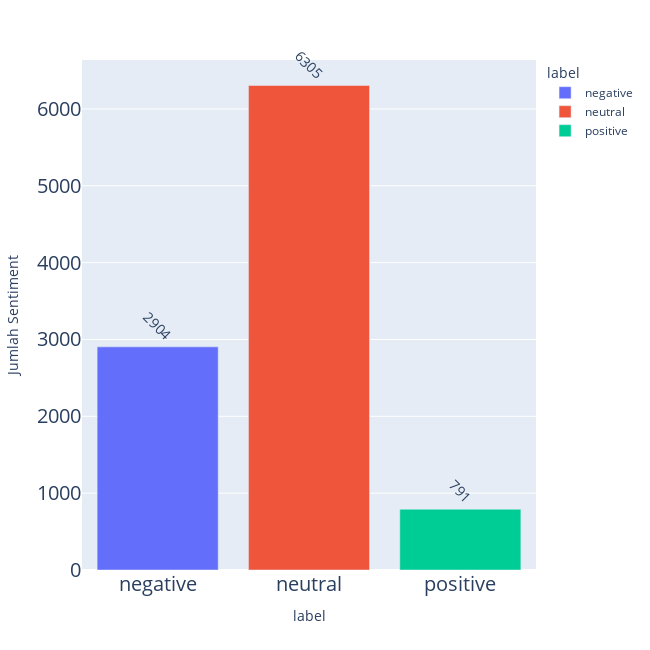

The notebook cell saved with this chart:
### Code cell
import matplotlib.pyplot as plt
df_clean['date_MY'] = pd.to_datetime(df_clean[['year', 'month', 'day']])
df_label = df_clean[['date_MY', 'label']]
ctdf = (df_label.reset_index()
          .groupby(['label'], as_index=False)
          .count()
          # rename isn't strictly necessary here, it's just for readability
          .rename(columns={'index':'Jumlah Sentiment'})
       )
fig = px.bar(ctdf, y='Jumlah Sentiment', x='label', text_auto='1', color='label', 
             width=650, height=650)
fig.update_traces(textfont_size=14, textangle=45, textposition="outside", cliponaxis=False)
fig.update_yaxes(tickfont=dict(size=20))
fig.update_xaxes(tickfont=dict(size=20))
fig.show()

### Figure 1 — Plotly figure (JSON) as saved in the notebook; plotly's stock layout.template omitted (floating-point values rounded to 4 significant figures)
{"data": [{"alignmentgroup": "True", "cliponaxis": false, "hovertemplate": "label=%{x}<br>Jumlah Sentiment=%{y}<extra></extra>", "legendgroup": "negative", "marker": {"color": "#636efa", "pattern": {"shape": ""}}, "name": "negative", "offsetgroup": "negative", "orientation": "v", "showlegend": true, "textangle": 45, "textfont": {"size": 14}, "textposition": "outside", "texttemplate": "%{y:1}", "type": "bar", "x": ["negative"], "xaxis": "x", "y": [2904], "yaxis": "y"}, {"alignmentgroup": "True", "cliponaxis": false, "hovertemplate": "label=%{x}<br>Jumlah Sentiment=%{y}<extra></extra>", "legendgroup": "neutral", "marker": {"color": "#EF553B", "pattern": {"shape": ""}}, "name": "neutral", "offsetgroup": "neutral", "orientation": "v", "showlegend": true, "textangle": 45, "textfont": {"size": 14}, "textposition": "outside", "texttemplate": "%{y:1}", "type": "bar", "x": ["neutral"], "xaxis": "x", "y": [6305], "yaxis": "y"}, {"alignmentgroup": "True", "cliponaxis": false, "hovertemplate": "label=%{x}<br>Jumlah Sentiment=%{y}<extra></extra>", "legendgroup": "positive", "marker": {"color": "#00cc96", "pattern": {"shape": ""}}, "name": "positive", "offsetgroup": "positive", "orientation": "v", "showlegend": true, "textangle": 45, "textfont": {"size": 14}, "textposition": "outside", "texttemplate": "%{y:1}", "type": "bar", "x": ["positive"], "xaxis": "x", "y": [791], "yaxis": "y"}], "layout": {"barmode": "relative", "height": 650, "legend": {"title": {"text": "label"}, "tracegroupgap": 0}, "margin": {"t": 60}, "width": 650, "xaxis": {"anchor": "y", "categoryarray": ["negative", "neutral", "positive"], "categoryorder": "array", "domain": [0, 1], "tickfont": {"size": 20}, "title": {"text": "label"}}, "yaxis": {"anchor": "x", "domain": [0, 1], "tickfont": {"size": 20}, "title": {"text": "Jumlah Sentiment"}}}}
